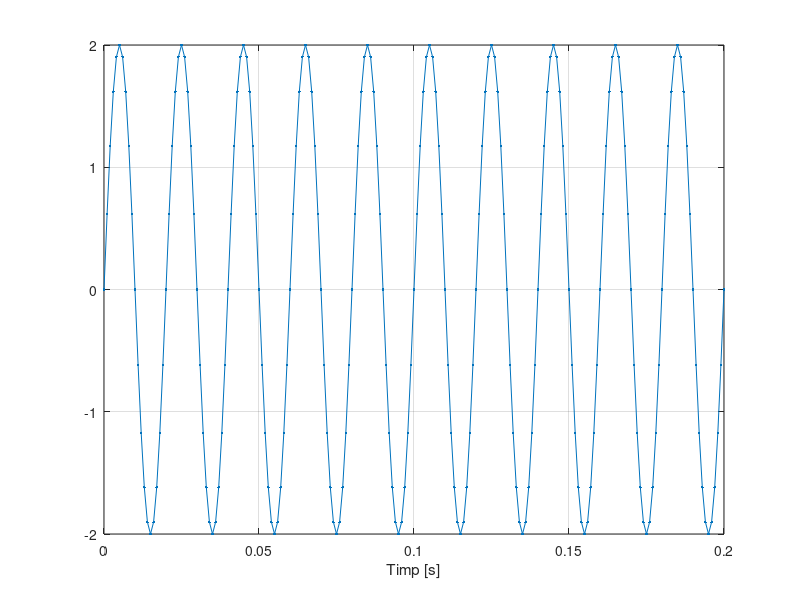
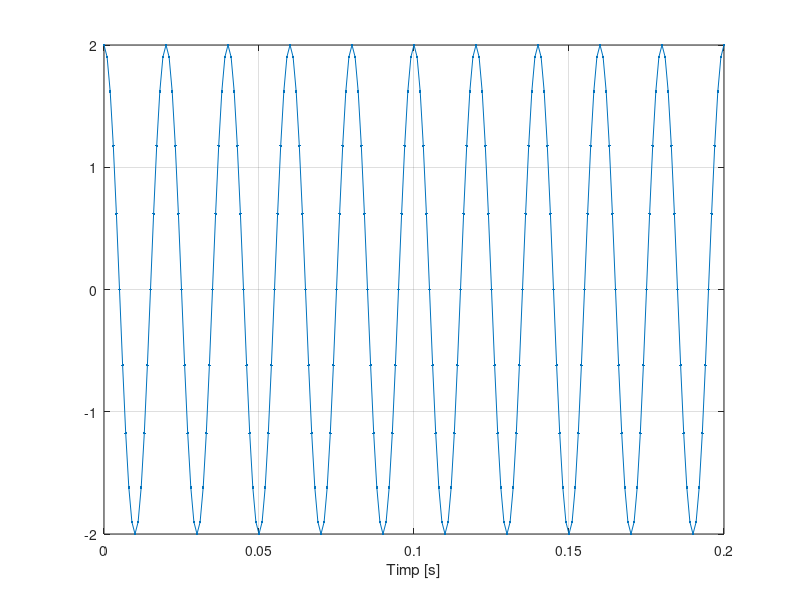
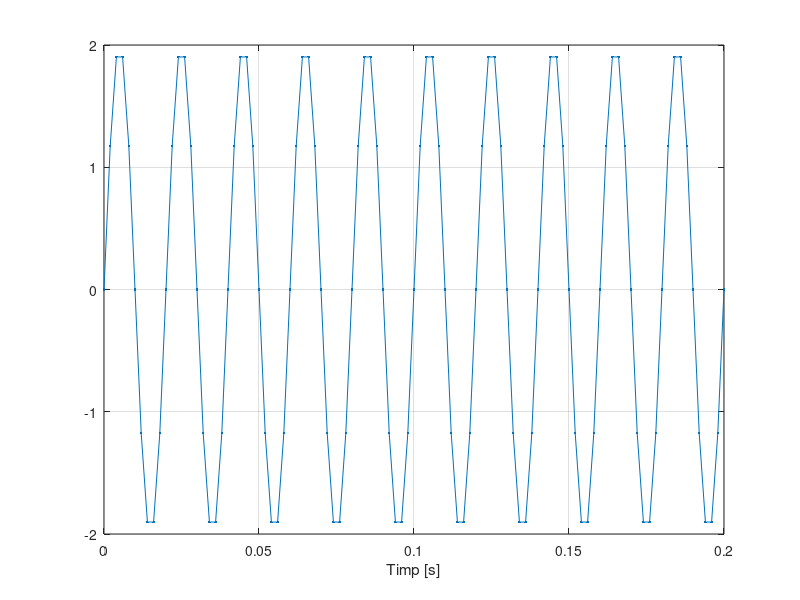

Source code (MATLAB) for these figures, in order:
figure(1)
F=50;
t=0:0.001:0.2; %cand pasul este setat la 0.01 semnauleste haotic, iar cand este setat la 0.002 este asemanatorcu cel din exemplu
s=2*sin(2*pi*F*t);
plot(t,s,'.-'),xlabel('Timp [s]'),grid;
figure(2);
F=50;
t=0:0.01:0.2;
s=2*sin(2*pi*F*t);
plot(t,s,'.-'),xlabel('Timp [s]'),grid;
figure(3);
F=50;
t=0:0.002:0.2;
s=2*sin(2*pi*F*t);
plot(t,s,'.-'),xlabel('Timp [s]'),grid;
figure(2);
F=50;
t=0:0.001:0.2;
s=2*cos(2*pi*F*t);
plot(t,s,'.-'),xlabel('Timp [s]'),grid;